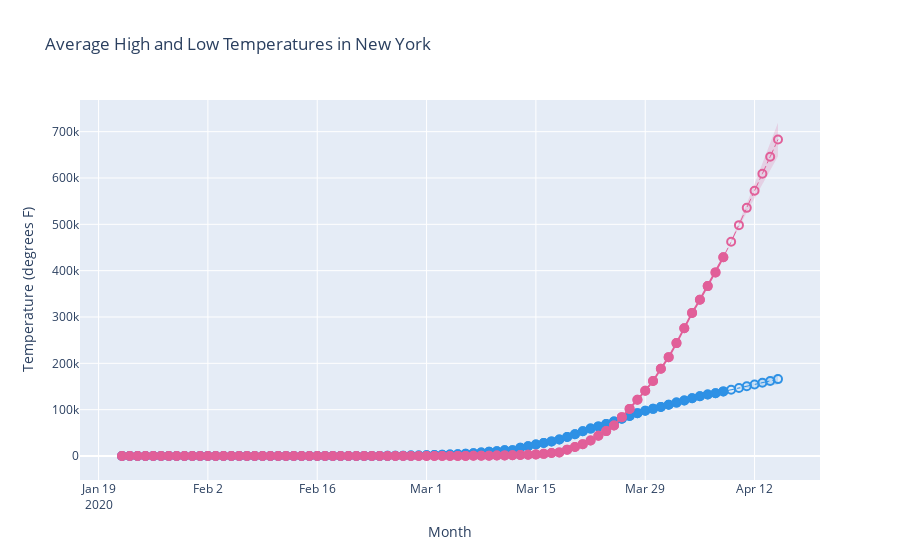

Notebook code cell kept with this figure:
### Code cell
plot(countries_df,['Italy','US'],'country')
